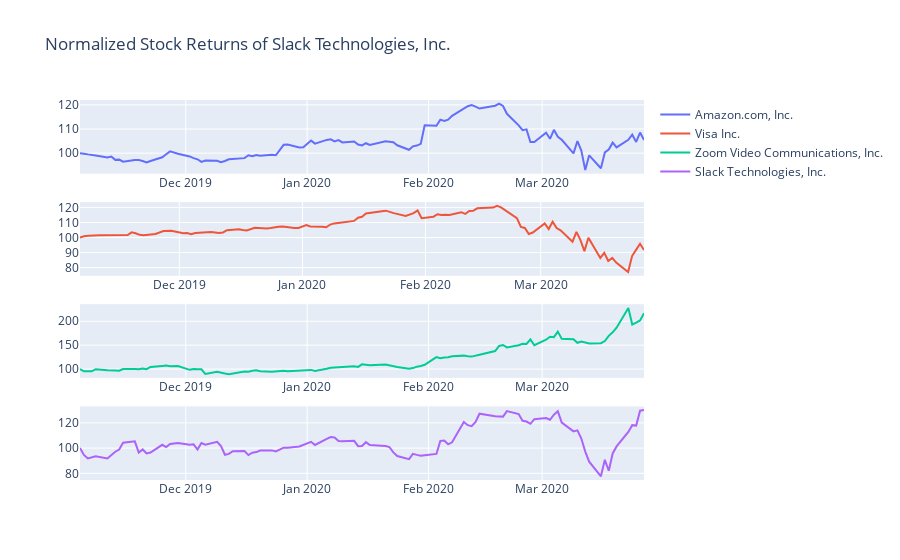

The notebook cell saved with this chart:
### Code cell
import plotly.graph_objects as go
from plotly.subplots import make_subplots

fig = make_subplots(rows=len(stock_names), cols=1)

count = 1

for x in stock_names:
    fig.add_trace(
        go.Scatter(x=stock_data[x]['Date'], y=stock_data[x]['Normalized Returns'], name=stock_names[x]),
        row= count, col=1)
        
    count +=1

fig.update_layout(title='Normalized Stock Returns of {}'.format(stock_names[x]))

fig.show()
